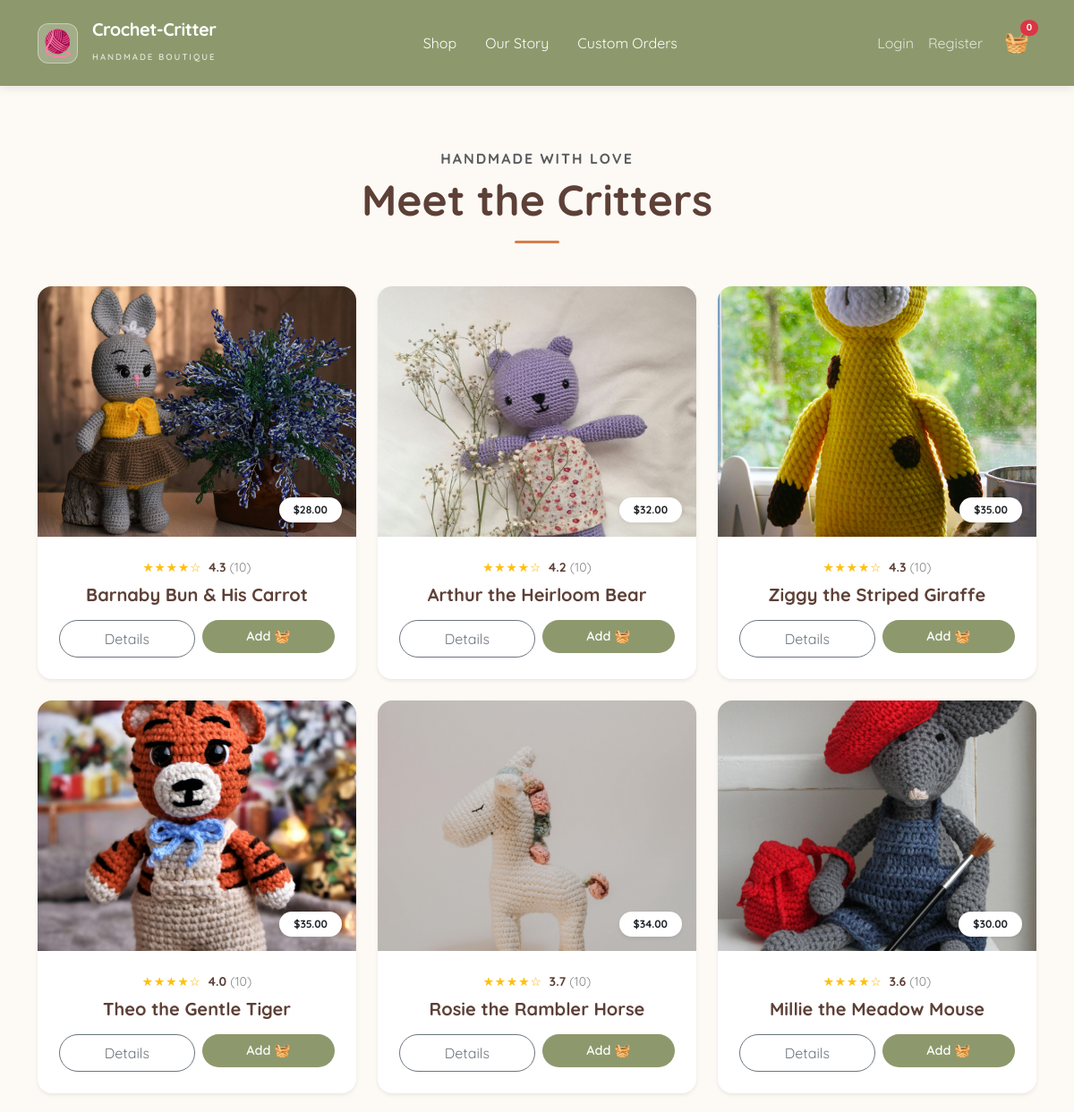
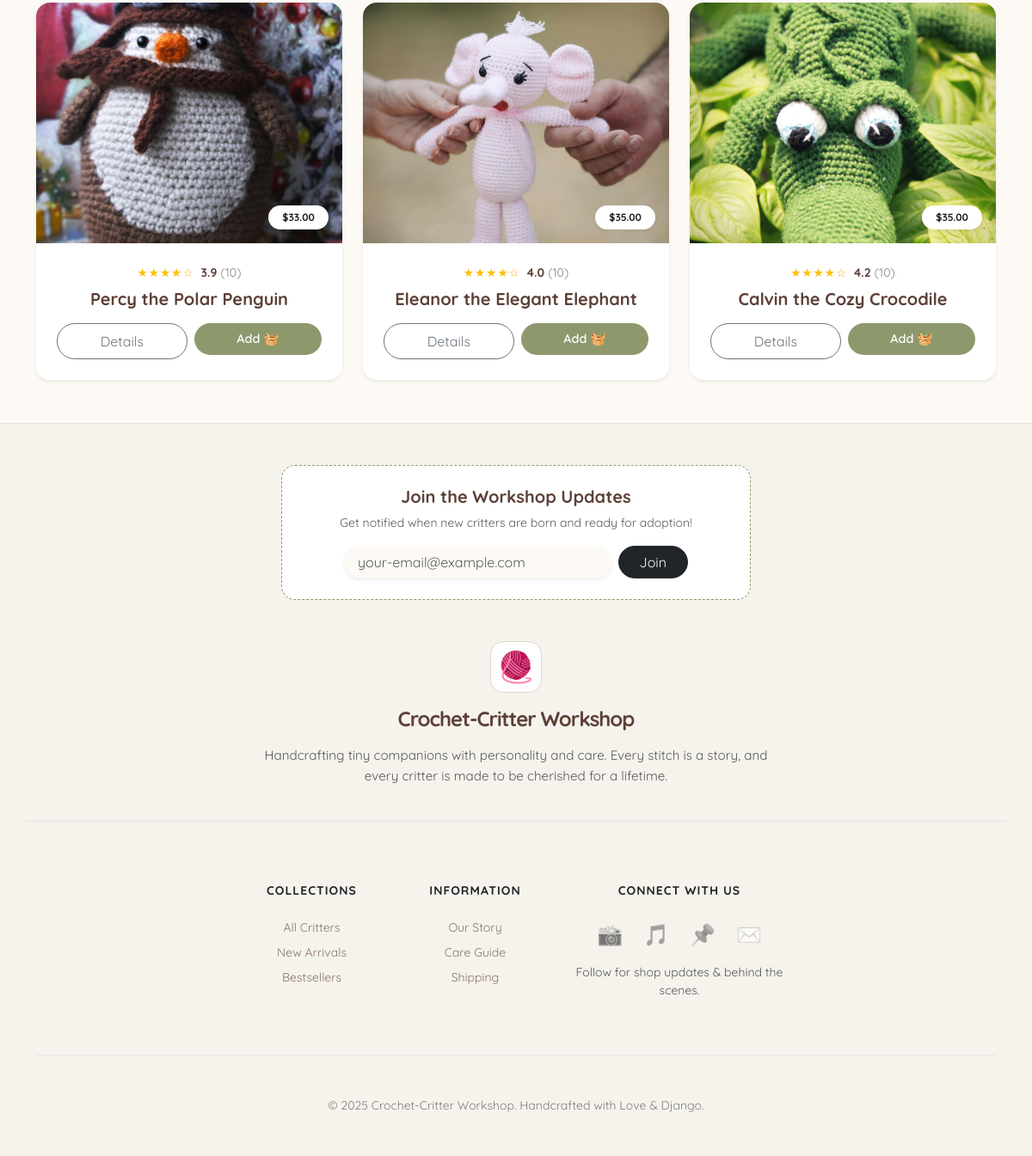
The page / on the database its author committed (2 pictures, top to bottom).
### products/models.py (models this page shows, shortened)
class Critter(models.Model):
    name = models.CharField(max_length=200)
    description = models.TextField()
    price = models.DecimalField(max_digits=6, decimal_places=2)
    image = models.ImageField(upload_to='critters/')
    created_at = models.DateTimeField(auto_now_add=True)
    def average_rating(self):
        result = self.reviews.aggregate(Avg('rating'))
        return result['rating__avg'] or 0.0

### products/views.py (the view)
# urls.py: path('', views.critter_list, name='home'),
def critter_list(request):
    critters = Critter.objects.all()
    return render(request, 'products/critter_list.html', {'critters': critters})

### products/cart.py (called while the page is built)
    def __len__(self):
        return sum(item['quantity'] for item in self.cart.values())

    def get_total_price(self):
        return sum(Decimal(item['price']) * item['quantity'] for item in self.cart.values())

### products/context_processors.py (called while the page is built)
def cart(request):
    cart = Cart(request)
    return {
        'cart': cart,
        'cart_items_count': len(cart),
        'cart_total_price': cart.get_total_price()
    }

### products/templates/products/critter_list.html (shortened to what this page needs)
{% extends 'products/base.html' %}
{% block content %}
  <div class="text-center mb-5 mt-4">
    <h6 class="text-uppercase fw-bold text-muted mb-2" style="letter-spacing: 2px;">Handmade with Love</h6>
    <h1 class="display-5 fw-bold" style="color: var(--cocoa-brown);">Meet the Critters</h1>
    <div class="mx-auto mt-3" style="width: 50px; height: 3px; background-color: var(--terracotta); border-radius: 2px;"></div>
  </div>
  <div class="row g-4">
    {% for critter in critters %}
      <div class="col-md-6 col-lg-4">
        <div class="card h-100 border-0 shadow-sm rounded-4 overflow-hidden transition-card">
          {% if critter.image %}
            <div class="position-relative">
              <img src="{{ critter.image.url }}" class="card-img-top" style="height: 280px; object-fit: cover;" alt="{{ critter.name }}" />
              <div class="position-absolute bottom-0 end-0 m-3 badge bg-white text-dark shadow-sm p-2 px-3 rounded-pill fw-bold">${{ critter.price }}</div>
            </div>
          {% endif %}
          <div class="card-body p-4 text-center d-flex flex-column">
            <div class="mb-2 d-flex align-items-center justify-content-center gap-1">
              <div class="stars text-warning" style="font-size: 0.85rem; letter-spacing: 1px;">
                {% if critter.average_rating >= 4.5 %} ★★★★★
                {% elif critter.average_rating >= 3.5 %} ★★★★☆
                {% elif critter.average_rating >= 2.5 %} ★★★☆☆
                {% elif critter.average_rating >= 1.5 %} ★★☆☆☆
                {% elif critter.average_rating > 0 %} ★☆☆☆☆
                {% else %} <span class="text-muted small">No reviews</span>
                {% endif %}
              </div>
              {% if critter.reviews.count > 0 %}
                <span class="small fw-bold ms-1" style="color: var(--cocoa-brown);">{{ critter.average_rating|floatformat:1 }}</span>
                <span class="small text-muted opacity-75">({{ critter.reviews.count }})</span>
              {% endif %}
            </div>
            <h5 class="fw-bold mb-3" style="color: var(--cocoa-brown);">{{ critter.name }}</h5>
            <div class="mt-auto d-flex gap-2">
              <a href="{% url 'critter_detail' critter.id %}" class="btn btn-outline-secondary rounded-pill px-3 py-2 flex-grow-1 small">Details</a>
              <form action="{% url 'cart_add' critter.id %}" method="POST" class="flex-grow-1">
                <button type="submit" class="btn btn-custom-shop rounded-pill px-3 py-2 w-100">
                  Add 🧺
                </button>
              </form>
            </div>
          </div>
        </div>
      </div>
    {% endfor %}
  </div>
{% endblock %}

### products/templates/products/base.html (style rules this page uses)
:root { --sage-green: #8d996d; --cocoa-brown: #5d4037; --cream-puff: #fdfaf5; --terracotta: #d87d4a; }
body { background-color: var(--cream-puff); color: var(--cocoa-brown); font-family: 'Quicksand', sans-serif; display: flex; flex-direction: column; min-height: 100vh; }
.btn-custom-shop { background-color: var(--sage-green); color: white; border: none; transition: all 0.3s ease; }

### products/templates/products/critter_list.html (style rules this page uses)
.transition-card { transition: transform 0.3s ease, box-shadow 0.3s ease; }
.stars { text-shadow: 0 0 1px rgba(216, 125, 74, 0.2); }
.btn-custom-shop { font-size: 0.9rem; font-weight: 600; }

### rows shown on the page
Critter: image (picture), price "28.00", average_rating "4.3", reviews.count "10", name "Barnaby Bun & His Carrot"
Critter: image (picture), price "32.00", average_rating "4.2", reviews.count "10", name "Arthur the Heirloom Bear"
Critter: image (picture), price "35.00", average_rating "4.3", reviews.count "10", name "Ziggy the Striped Giraffe"
Critter: image (picture), price "35.00", average_rating "4.0", reviews.count "10", name "Theo the Gentle Tiger"
Critter: image (picture), price "34.00", average_rating "3.7", reviews.count "10", name "Rosie the Rambler Horse"
Critter: image (picture), price "30.00", average_rating "3.6", reviews.count "10", name "Millie the Meadow Mouse"
Critter: image (picture), price "33.00", average_rating "3.9", reviews.count "10", name "Percy the Polar Penguin"
Critter: image (picture), price "35.00", average_rating "4.0", reviews.count "10", name "Eleanor the Elegant Elephant"
Critter: image (picture), price "35.00", average_rating "4.2", reviews.count "10", name "Calvin the Cozy Crocodile"

### other values the page prints
{{ cart_items_count }} "0"
